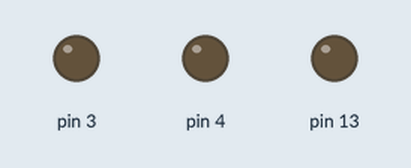
The sketch below on a simulated Arduino Uno, built with avr-gcc and run on an emulated ATmega328P. Shown: output pins drawn as LEDs (lit = HIGH).

Above: at 2.5 s.
At 7.5 s:
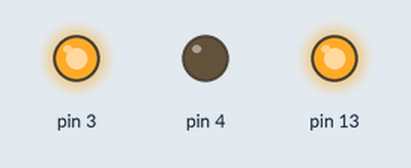
At 17.5 s:
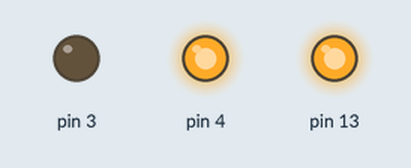
Timing chart, 0 to 26.0 s (numbered marks = the images above):
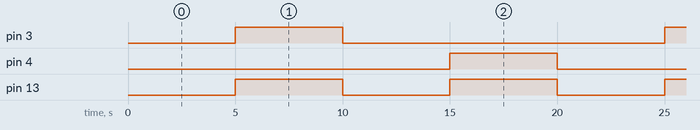

Measured:
- by itself, pin 3, pin 4: alternates HIGH for 5.0 s and LOW for 15.0 s
- by itself, pin 13: alternates HIGH for 5.0 s and LOW for 5.0 s
- by itself, everything shown: repeats every 20.0 s, in 4 steps

The sketch:

Lesson05-Motors.ino
```cpp
void setup() {
  // Pin 13 is the built in LED. Set the pin to output mode.
  pinMode(13, OUTPUT);

  // Connect Pin 3 to A-1A, and set to output mode
  pinMode(3, OUTPUT);

  // Connect Pin 4 to A-1B, and set to output mode
  pinMode(4, OUTPUT);
}

void loop() {
  // Delay for 5000 milliseconds, which is 5 seconds
  delay(5000);

  // Turn on pin 13, to turn on the LED
  digitalWrite(13, HIGH);

  // Turn one pin to High, and the other to Low
  digitalWrite(3, HIGH);
  digitalWrite(4, LOW);

  // Wait for 5 seconds
  delay(5000);

  // Turn all pins to off
  digitalWrite(13, LOW);
  digitalWrite(3, LOW);
  digitalWrite(4, LOW);

  // Wait for 5 seconds
  delay(5000);

  // Turn on pin 13, to turn on the LED
  digitalWrite(13, HIGH);

  // Turn one pin to Low, and the other to High
  digitalWrite(3, LOW);
  digitalWrite(4, HIGH);

  // Wait for 5 seconds
  delay(5000);

  // Turn all pins to off
  digitalWrite(13, LOW);
  digitalWrite(3, LOW);
  digitalWrite(4, LOW);
}
```
